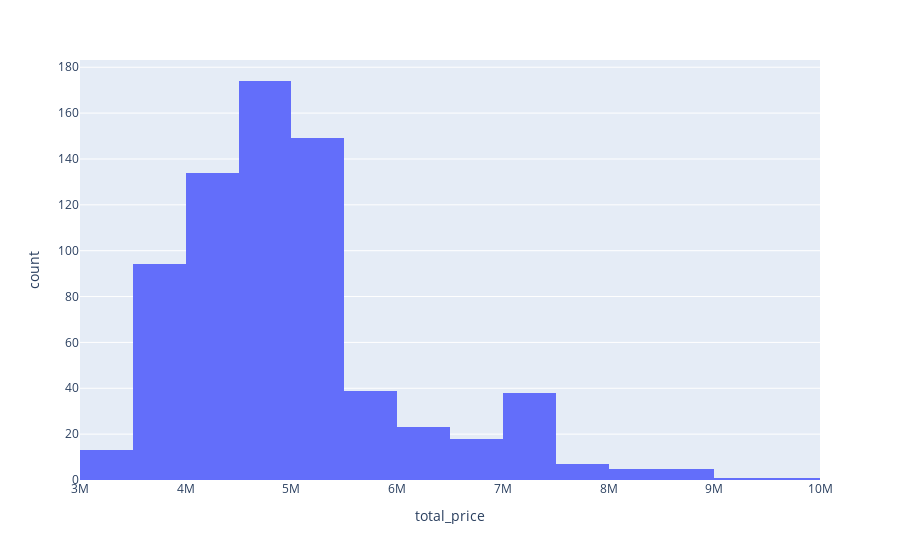

The code cell stored with this chart in its notebook:
### Code cell
fig = px.histogram(one_flat[one_flat.district=="Приморский"], x="total_price", nbins=20)
fig.show()

### Figure 1 — Plotly figure (JSON) as saved in the notebook; plotly's stock layout.template omitted (floating-point values rounded to 4 significant figures; data arrays with more than 128 entries replaced by an {"elided": "..."} marker saying what was removed)
{"data": [{"alignmentgroup": "True", "bingroup": "x", "hoverlabel": {"namelength": 0}, "hovertemplate": "total_price=%{x}<br>count=%{y}", "legendgroup": "", "marker": {"color": "#636efa"}, "name": "", "nbinsx": 20, "offsetgroup": "", "orientation": "v", "showlegend": false, "type": "histogram", "x": {"elided": "701 int values"}, "xaxis": "x", "yaxis": "y"}], "layout": {"barmode": "relative", "legend": {"tracegroupgap": 0}, "margin": {"t": 60}, "xaxis": {"anchor": "y", "domain": [0, 1], "title": {"text": "total_price"}}, "yaxis": {"anchor": "x", "domain": [0, 1], "title": {"text": "count"}}}}
